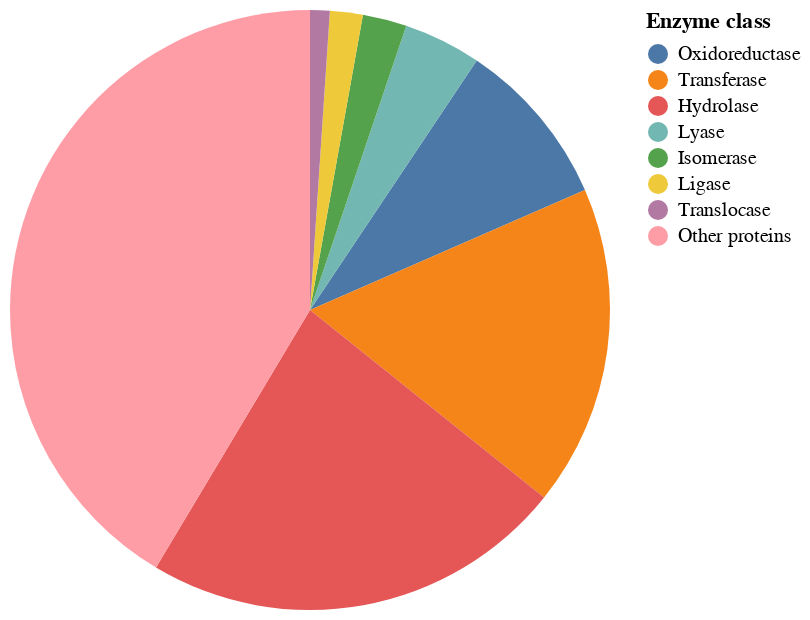

The cell this chart's notebook holds for it:
### Code cell
alt.Chart(data_rcsb_enzyme).mark_arc().encode(
    theta=alt.Theta("countedStructures"),
    color=alt.Color("className:N", sort=None ,title=('Enzyme class')),
    order=alt.Order('countedStructures')
)

### Figure 1 — Vega-Lite specification as saved in the notebook (floating-point values rounded to 4 significant figures)
{"config": {"view": {"continuousWidth": 300, "continuousHeight": 300}}, "data": {"name": "data-3d82ff49cd0b5d151a242797ef5ce35d"}, "mark": {"type": "arc"}, "encoding": {"color": {"field": "className", "sort": null, "title": "Enzyme class", "type": "nominal"}, "order": {"field": "countedStructures", "type": "quantitative"}, "theta": {"field": "countedStructures", "type": "quantitative"}}, "$schema": "https://vega.github.io/schema/vega-lite/v5.20.1.json", "datasets": {"data-3d82ff49cd0b5d151a242797ef5ce35d": [{"className": "Oxidoreductase", "enzymeClass": "1", "countedStructures": 20760}, {"className": "Transferase", "enzymeClass": "2", "countedStructures": 39593}, {"className": "Hydrolase", "enzymeClass": "3", "countedStructures": 52251}, {"className": "Lyase", "enzymeClass": "4", "countedStructures": 9569}, {"className": "Isomerase", "enzymeClass": "5", "countedStructures": 5434}, {"className": "Ligase", "enzymeClass": "6", "countedStructures": 4047}, {"className": "Translocase", "enzymeClass": "7", "countedStructures": 2419}, {"className": "Other proteins", "enzymeClass": null, "countedStructures": 94800}]}}
